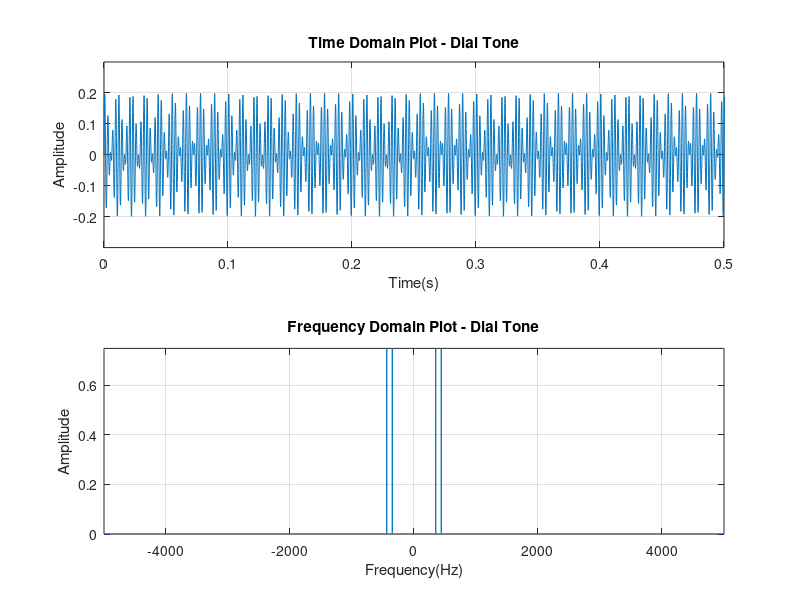

The MATLAB script that drew this image: (Note: this script raises an error after producing the figure.)
clear

%% Generating Dial Tone

signal_duration = 15;
fs = 10000;
t = 0:1/fs:signal_duration;
N = length(t);
freq = linspace(-fs/2, fs/2, N);

fd1 = 440;
fd2 = 350;

dial_tone_t = 0.1*sin(2*pi*fd1*t) + 0.1*sin(2*pi*fd2*t);
dial_tone_f = fftshift(abs(fft(dial_tone_t)/fs));

% sound(dial_tone_t,fs)

filename = 'dial_tone.wav';
audiowrite(filename,dial_tone_t,fs);

figure(1)

subplot(2,1,1)
plot(t, dial_tone_t)
title("Time Domain Plot - Dial Tone")
xlabel("Time(s)")
ylabel("Amplitude")
axis([0 0.5 -0.3 0.3]) 
grid on

subplot(2,1,2)
plot(freq, dial_tone_f)
title("Frequency Domain Plot - Dial Tone")
xlabel("Frequency(Hz)")
ylabel("Amplitude")
axis([-inf inf 0 inf]) 
grid on

%% FM Modulation, Transmission and subsequent Demodulation of Dial Tone
for T = 0:(signal_duration - 1)
    
    % defining the common parameters
    start_time = 0;
    stop_time = 1;
    f_carrier = 10^3; % Ensure that f_carrier < fs
    ts = 1/fs;
    time = start_time:ts:stop_time;
    A = 2;
    carrier_signal_t = A*cos(2*pi.*f_carrier.*(time - (start_time + stop_time) / 2));
    carrier_signal_f = fftshift(abs(fft(carrier_signal_t)/fs));
    kf = 10;
    
    len_time = length(time) ;
    freq_axis = linspace(-fs/2,fs/2, len_time);
    
    % Defining the message signal
    message_t = dial_tone_t((fs*(T)+1):(fs*(T+1)+1));
    message_f = fftshift(abs(fft(message_t)/fs));
    m_integrate = ts.*cumsum(message_t);
    
    % Modulating the message signal
    message_mod_t = A*cos(2*pi*f_carrier.*time + kf*m_integrate);
    message_mod_f = fftshift(abs(fft(message_mod_t))/fs);
    
    % Modelling the Channel - Distortionless
    K = 1; % K can be any constant value, but in order to be 
    % distortionless it has to be a delta function in time domain.
   
    % Both of the following implementations work - uncomment any one at a
    % time.
    % 1. Implement the delta function
    channel_t1 = dirac(time - (start_time + stop_time)/2);
    idx = channel_t1 == Inf; % find Inf 
    channel_t1(idx) = K;     % set Inf to finite value 
    channel_t = channel_t1;
    
    output_t = conv(message_mod_t, channel_t, 'same');
    output_f = fftshift(abs(fft(output_t)/fs));
    
    % 2. Instead of convolivng with the delta function, directly multiply
    % the output with the amplituude of channel_t, for which I have used
    % 'K' here.
    
    % output_t = K.*message_mod_t;
    % output_f = fftshift(abs(fft(output_t)/fs));
   
    
    % demodulation 
    % demodulation - Method 1
    output_predemod_t = diff(output_t)/(ts*kf*A); % A to compensate for the amplitude that remains after differentiation.
    output_demod_t = abs(hilbert(output_predemod_t)) - mean(abs(hilbert(output_predemod_t)));
    output_demod_f = fftshift(abs(fft(output_demod_t)/fs));

    message_received((fs*(T)+1):(fs*(T+1))) = output_demod_t;
    
    
    % Plotting only the left channel - Right can also be done with
    % identical results

    figure(2)
    subplot(3,1,1)
    plot(time + T, message_mod_t)
    title('Modulated signal time domain')
    xlabel('time(t)')
    ylabel('Amplitude')
    hold on
    grid on
    
    subplot(3,1,2)
    plot(time + T, output_t)
    title('Modulated signal after the channel time domain')
    xlabel('time(t)')
    ylabel('Amplitude')
    hold on
    grid on
    
    subplot(3,1,3)
    plot(time(5:end - 4) + T, output_demod_t(4:end - 4))
    title('Demodulated signal time domain')
    xlabel('time(t)')
    ylabel('Amplitude')
    % axis([-inf inf -1 1])
    hold on
    grid on
   
    figure(3)
    
    subplot(3,1,1)
    plot(freq_axis, message_mod_f)
    title('Modulated signal frequency domain')
    xlabel('Frequency (Hz)')
    ylabel('Magnitude')
    grid on
    hold on
    % axis([-600 600 0 0.6])
    
    subplot(3,1,2)
    plot(freq_axis, output_f)
    title('Modulated signal after the channel frequency domain')
    xlabel('Frequency (Hz)')
    ylabel('Magnitude')
    grid on
    hold on
    % axis([-600 600 0 0.6])
   
    subplot(3,1,3)
    plot(freq_axis(2:end), output_demod_f)
    title('Demodulated signal frequency domain')
    xlabel('Frequency (Hz)')
    ylabel('Magnitude')
    grid on
    hold on
    % axis([-35 35 0 inf])
    
end

sound(message_received/max(message_received), fs)

